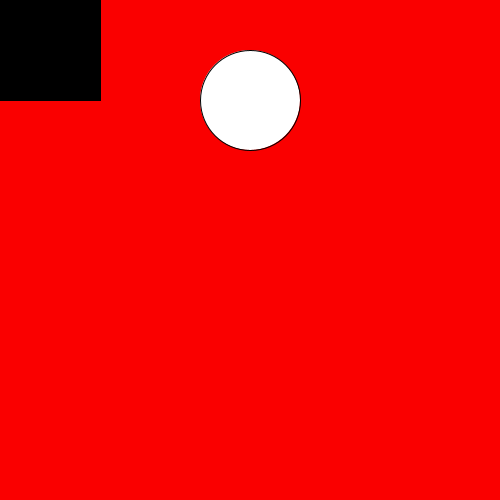
Frame 1 (no input)
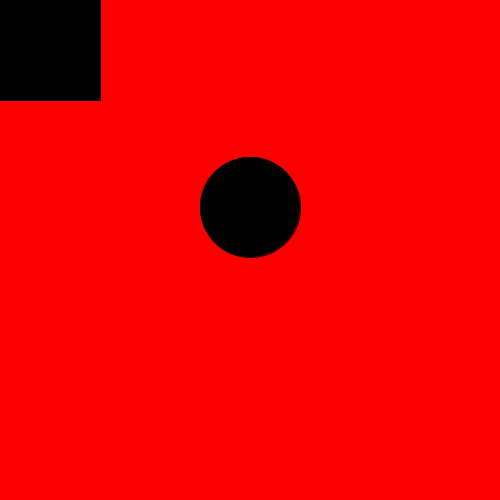
Frame 60 (the mouse pressed at the canvas centre just before this capture)
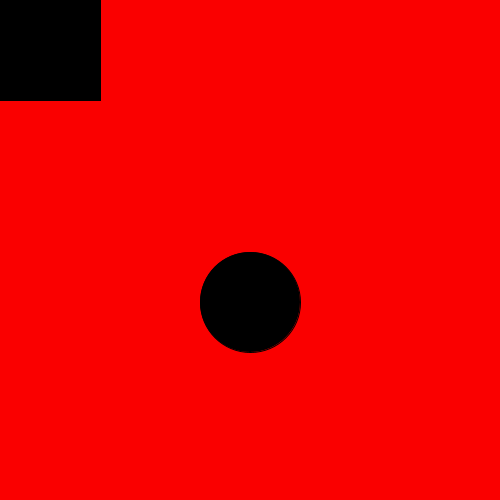
Frame 120 (the mouse held since frame 60 and released just before this capture)

The Processing sketch that drew these frames (run headless with seeded random() and noise(); from frame 60 on, the mouse is pressed at the canvas centre):

// Processing sketch: processing_25261
// ── processing_25261.pde

//Problem Set 3
//Question 1
//Matt Iannacci

float speed = 2;
float gravity = 0.3;

ball a;
button b;
void setup() {
  size(500,500);
  smooth();
  a = new ball(250,100,100,50); 
  b = new button(0,0,100,100,0);
}

void draw() {
  background (250,0,0);
  a.display();
  b.display();
  
  if (b.on()==false) {
  a.drop();
}
}
  void mousePressed() {
    b.click();
  }
class ball {
  float x;
  float y;
  float dia;
  float c;
ball(float x,float y,float dia,color c) {
  this.x = x;
  this.y = y;
  this.dia = dia;
  this.c = c;
}
void display() {
  ellipse(x,y,dia,dia);
  fill(c);
}

void drop() {
    y = y + (int)speed;
    speed = speed + gravity;

    if (y >= height) {
      speed = -0.9 * speed;
    }
    speed = speed + gravity;
  }
}
class button {
  int btnx;
  int btny;
  int btnw;
  int btnh;
  color c;
  boolean on;
  boolean pressed; 

  button(int btnx, int btny, int btnw, int btnh, color c) {
    this.btnx = btnx;
    this.btny = btny;
    this.btnw = btnw;
    this.btnh = btnh;
    this.c= c;
  }

  void display() {
    fill(c);
    rect(btnx, btny, btnw, btnh);
  }

  void click() {
    if (mouseX > b.btnx && mouseX < b.btnx+btnw && mouseY > b.btny && mouseY < b.btny+btnw) {
      on = !on;
    }

    if (on == true) {
      pressed = true;
    }
    else {
      pressed =false;
    }
  }

  boolean on() {
    if (pressed==true) { 
      return true;
    }
  else {
    return false;
  }
 }
}
